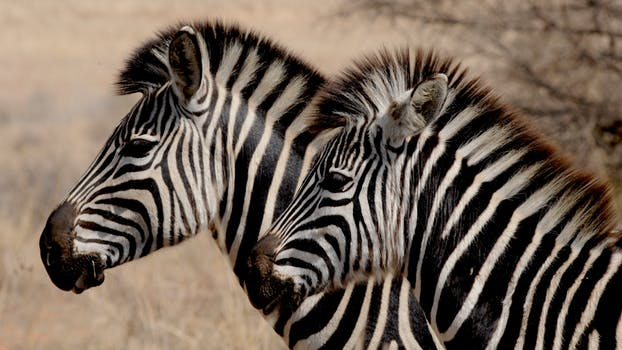
#> input picture 01/resources/zebras.jpg, 622 x 350 px
$ jupyter execute Assignment-1-Image-Processing-Basics.ipynb
#> lines starting #> are read from the running program, lines starting #| are printed output that depends on the picture
|First Name     |Last Name    |MtkNr.      |Due Date  |
|:-------------:|:-----------:|:----------:|:--------:|
| Elias    | Mindlberger | 12043382     | 11.11.2024, 16:00

<h1 style="color:rgb(150,100,10)">Computer Vision Course</h1>
<h2 style="color:rgb(150,100,10)">Assignment 1 – Image Processing Basics </h2>

<b>Authors:</b> O. Bimber, M. Abbass<br>
<b>Date:</b> 10-08-2024

<b>This file is part of the "Computer Vision Course 2024W" UE material.</b>

<h2 style="color:rgb(150,100,10)">Table of Contents</h2>
<ol>
    <a style="color:rgb(150,100,10)" href="#Low-pass-filtering"><li style="font-size:large;font-weight:bold">Low-pass filtering</li></a>
    <ol style="margin-bottom:15px">
        <a style="color:rgb(150,100,10)" href="#Apply-low-pass-filtering-in-the-spatial-domain"><li style="font-size:medium">Apply low-pass filtering in the spatial domain</li></a>
        <a style="color:rgb(150,100,10)" href="#Apply-low-pass-filtering-in-the-frequency-domain"><li style="font-size:medium">Apply low-pass filtering in the frequency domain</li></a>
    </ol>
    <a style="color:rgb(150,100,10)" href="#High-pass-filtering"><li style="font-size:large;font-weight:bold">High-pass filtering</li></a>
    <ol style="margin-bottom:15px">
        <a style="color:rgb(150,100,10)" href="#Apply-high-pass-filter-using-Laplacian"><li style="font-size:medium">Apply a high-pass filter using the Laplacian operator</li></a>
        <a style="color:rgb(150,100,10)" href="#Apply-high-pass-filter-using-image-subtraction"><li style="font-size:medium">Apply a high-pass filter using image subtraction</li></a>
    </ol>
    <a style="color:rgb(150,100,10)" href="#Deconvolution"><li style="font-size:large;font-weight:bold">Deconvolution</li></a>
    <ol style="margin-bottom:15px">
        <a style="color:rgb(150,100,10)" href="#Apply-deconvolution-as-division-in-frequency-domain"><li style="font-size:medium">Apply deconvolution by performing division in the frequency domain</li></a>
        <a style="color:rgb(150,100,10)" href="#Apply-deconvolution-with-Richardson-Lucy"><li style="font-size:medium">Apply deconvolution using the Richardson-Lucy algorithm</li></a>
    </ol>
</ol>

<h1 style="color:rgb(255,0,0)">Important Note</h1>
<b>In this assignment, you can use the default parameters in any built-in function unless specified otherwise</b>.

<b>All cells must be evaluated, and any unevaluated cell may lead to a loss of points, regardless of the correctness of the code.</b>

[cell 1]
# Import all packages needed in this notebook.
import numpy as np
import cv2 as cv
from matplotlib import pyplot as plt
from scipy.ndimage import convolve
from skimage import restoration
import os

if not os.path.exists('resources'): raise TypeError("Please create the resources folder and include all required files")

<a name="Low-pass-filtering"></a><h2> Low-pass filtering</h2>
In this asignment, we focus on one image, which is <i><b>zebras</b><i>, provided in the <i><b>resources</b><i> folder. We will now read the <i><b>zebras</b><i> image and then convert it to a grayscale image using the provided function <i><b>read_convert_Img</b><i>.

[cell 2]
def read_convert_Img(input_img):
#> called with input_img = 'resources/zebras.jpg'
    if type(input_img) != str:
        raise ValueError("input must be string)")
    img_Orig = cv.imread(input_img)
#> img_Orig is the input picture: shape (350, 622, 3); mean B, G, R 88.7, 101.3, 116
    if img_Orig.ndim != 3:
        raise ValueError("input image must have 3 channels)")
    img_Gray = np.mean(img_Orig, axis=2)
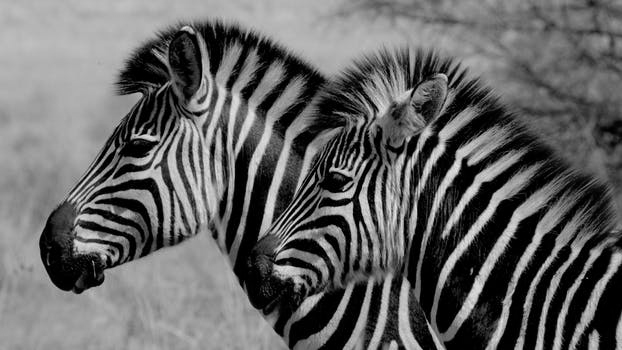
#> img_Gray: shape (350, 622) float64; min 0, max 234.3, mean 102
    return img_Gray

[cell 3]
img_Gray_Orig = read_convert_Img("resources/zebras.jpg")/255.0

plt.imshow(img_Gray_Orig, cmap='gray')
plt.title('Original grayscale image')
plt.show()

<a name="Apply-low-pass-filtering-in-the-spatial-domain"></a><h3>Apply low-pass filtering in the spatial domain</h3>

<b>Exercise 1.1. [8 Points]</b>

<b>Goal:</b> After reading the input image, we will define a Gaussian low-pass filter. Our goal is to filter out the high-frequency components. Therefore, we will apply the convolution operation between the input image and the defined Gaussian low-pass filter in the <i><b>spatial domain</b></i>. To clearly observe the effect of the low-pass filter, we will apply the convolution operation <i><b>sequentially several times</b></i>.

<b>Task</b>
<ul>
<li>Define the following Gaussian filter, as shown in the formula below, in a <i><b>NumPy</b><i> array.</li>
<li>Apply this filter on the grayscale <i><b>zebras</b><i> image from above to compute the convolution operation. <b>Repeat this operation <i>5</i> times sequentially, using the output from each step as the input for the next convolution</b> while keeping the kernel the same</b>.</li>
<li>Display both images: the original image, and the final resulting image after running all the convolution steps.</li>
</ul>
<p>
    \begin{equation}
        h_1 = \left(
        \begin{array}{rrr}
            1/16 & 1/8 & 1/16 \\
            1/8 & 1/4 & 1/8 \\
            1/16 & 1/8 & 1/16
        \end{array}\right)
    \end{equation}
</p>
<b>Hint</b>
<ul>
<li>Use the function <i><b>convolve</b><i> from <i><b>scipy.ndimage</b><i> library to compute the convolution operation.</li>
<li>You can use the <i><b>constant</b><i> mode for the convolution.</li>
</ul>

\begin{equation}
    h_1 = \left(
    \begin{array}{rrr}
        1/16 & 1/8 & 1/16 \\
        1/8 & 1/4 & 1/8 \\
        1/16 & 1/8 & 1/16
    \end{array}\right)
\end{equation}

[cell 4]
h_1 = np.array([
        [1/16, 1/8, 1/16],
        [1/8, 1/4, 1/8],
        [1/16, 1/8, 1/16]
    ])
filtered_img_1 = img_Gray_Orig.copy()
for _ in range(5): filtered_img_1 = convolve(filtered_img_1, h_1, mode='constant')
#> this loop made 5 passes
#> pass 2, `for _ in range(5): filtered_img_1 = convolve(filtered_img_1, h_1, mode..`:
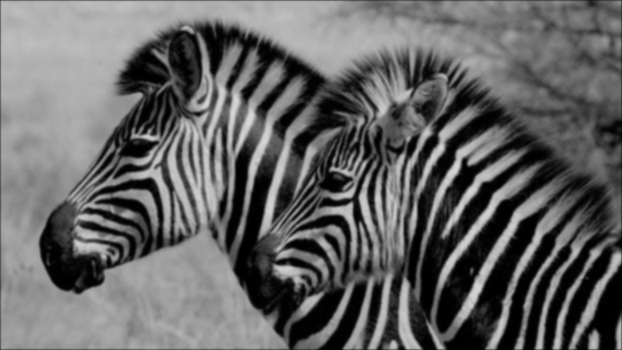
#> filtered_img_1: shape (350, 622) float64; min 0, max 0.854, mean 0.398
plt.figure(figsize=(10, 10))
plt.subplot(1, 2, 1)
plt.imshow(img_Gray_Orig, cmap='gray')
plt.title('Original grayscale image')
plt.subplot(1, 2, 2)
plt.imshow(filtered_img_1, cmap='gray')
plt.title('Filtered image')
plt.show()
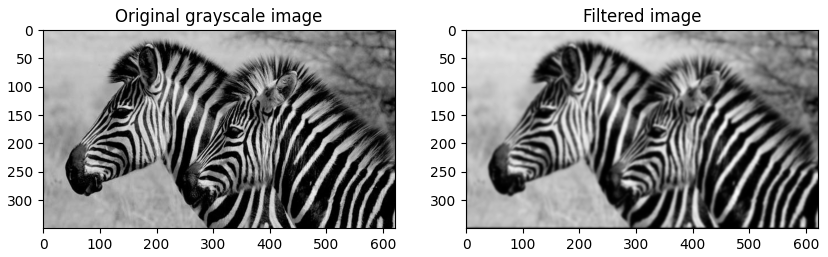
#> figure drawn by matplotlib, 2 panels

<a name="Apply-low-pass-filtering-in-the-frequency-domain"></a><h3>Apply low-pass filtering in the frequency domain</h3>

<b>Exercise 1.2. [5 Points]</b>

<b>Goal:</b> After computing the filtered image in the spatial domain, let's compute the filtered image in the frequency domain.

<b>Task</b>
<ul>
<li>Utilize the Fourier transform to convert the original input grayscale <i><b>zebras</b><i> image from the spatial domain to the frequency domain.</li>
<li>Shift (centre) all frequency components around zero.</li>
<li>Create a Gaussian filter in the frequency domain with a cutoff frequency of <b>40</b>.</li>
</ul>

<b>Hint</b>
<ul>
<li>Use the functions <i><b>fft2</b><i> and <i><b>fftshift</b><i> from the NumPy library to compute the frequency components and center all frequency components around zero, respectively.</li>
<li>Use the function <i><b>create_Gaussian</b><i> to create the Gaussian filter in the frequency domain.</li>
<li>The shape of the <i><b>created Gaussian filter</b><i> should be the same as the shape of the grayscale image <i>zebras<i>.</li>
</ul>

[cell 5]
def create_Gaussian(h :int, w: int, cutoff : int ):
#> called with h = 350, w = 622, cutoff = 40
    H = np.zeros((h,w), dtype=np.float32)
    for u in range(h):
        for v in range(w):
            D = np.sqrt((u-h/2)**2 + (v-w/2)**2)
            H[u,v] = np.exp(-D**2/(2*cutoff*cutoff))
    return H

[cell 6]
ffted = np.fft.fft2(img_Gray_Orig)                                      #  Compute the 2D Fourier transform of the image
ffted_shifted = np.fft.fftshift(ffted)                                  #  Shift the zero frequency component to the center
H_1 = create_Gaussian(img_Gray_Orig.shape[0], img_Gray_Orig.shape[1], 40) #  Create a Gaussian filter

<b>Exercise 1.3. [5 Points]</b>

<b>Goal:</b > Our goal is to compute the filtered image by multiplying the spectrum of the input image with the spectrum of the Gaussian filter we created.

<b>Task</b>
<ul>
<li>Compute the multiplication between the spectrum of <i><b>zebras</b><i> image and the spectrum of the Gaussian filter you created.</li>
</ul>

[cell 7]
fft_filtered_1 = ffted_shifted * H_1

<b>Exercise 1.4. [6 Points]</b>

<b>Goal:</b> In this exercise, we aim to demonstrate the effect of low-pass filtering in the frequency domain by presenting all relevant results.

<b>Task</b>
<ul>
<li>Display the spectrum of the <i>(zebras)<i> image <b>before centering the components at zero</b>.</li>
<li>Display the spectrum of the <i>(zebras)<i> image <b>after centering the components at zero</b>.</li>
<li>Display the spectrum of the created Gaussian filter.</li>
<li>Display the result of the multiplication from <b>Exercise 1.3</b>.</li>
<li><span style="color:red">To draw the spectrum, you need to calculate the absolute value, followed by the <b>natural logarithm</b></span>.</li>
</ul>

[cell 8]
eps = 1e-6
plt.figure(figsize=(10, 10))
plt.subplot(2, 2, 1)
plt.imshow(np.log(eps+np.abs(ffted)), cmap='gray')            #  We add a small constant to avoid a log(0) for numerical stability
plt.title('Non-centred spectrum of the original image')
plt.subplot(2, 2, 2)
plt.imshow(np.log(eps+np.abs(ffted_shifted)), cmap='gray')
plt.title('Spectrum of the original image')
plt.subplot(2, 2, 3)
plt.imshow(np.log(eps+np.abs(H_1)), cmap='gray')
plt.title('Spectrum of the Gaussian filter')
plt.subplot(2, 2, 4)
plt.imshow(np.log(eps+np.abs(fft_filtered_1)), cmap='gray')
plt.title('Filtered image')
plt.show()
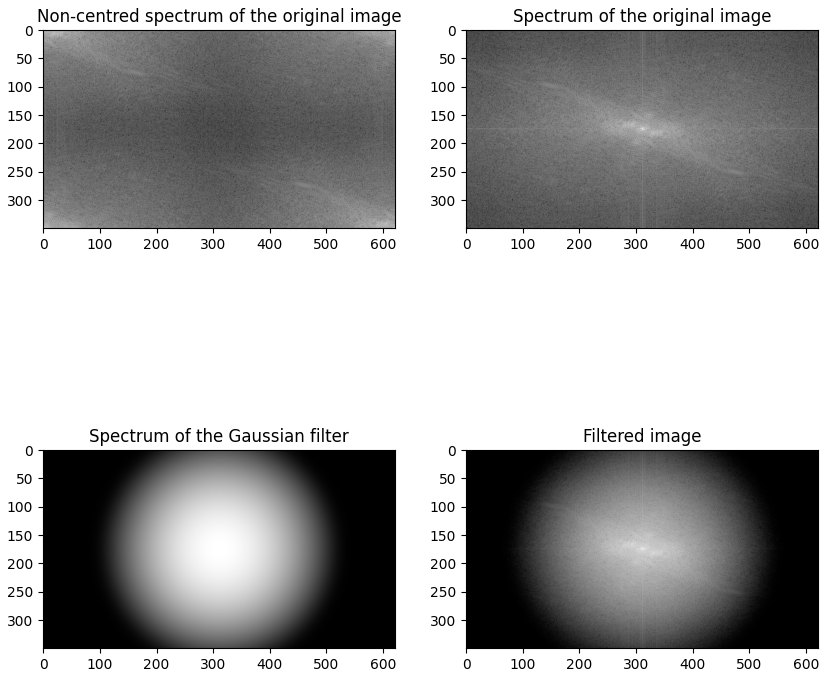
#> figure drawn by matplotlib, 4 panels

<b>Exercise 1.5. [5 Points]</b>

<b>Goal:</b> We need to display the filtered image in the spatial domain. Therefore, let's convert the spectrum back to the spatial domain.

<b>Task</b>
<ul>
<li>Compute the inverse Fourier transformation of <i><b>Exercise 1.3.</b><i> to transform the spectrum to the spatial domain.</li>
<li>Display the resulting image.</li>
</ul>

<b>Hint</b>
<ul>
<li>Use the function <i><b>ifftshift</b><i> to move all values back to their original locations.</li>
<li>Use the function <i><b>ifft2</b><i> to compute the spatial components from the spectrum.</li>
</ul>

[cell 9]
inverse_filtered_img_1 = np.abs(np.fft.ifft2(np.fft.ifftshift(fft_filtered_1)))
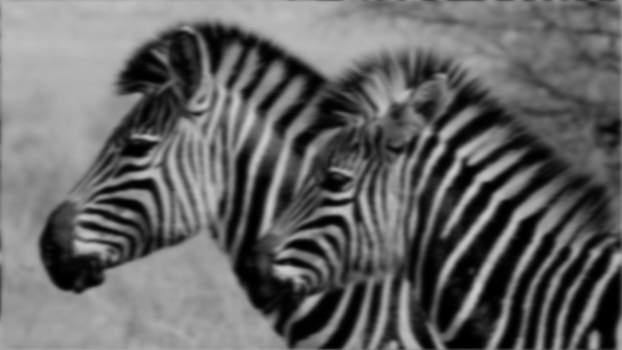
#> inverse_filtered_img_1: shape (350, 622) float64; min 0.000233, max 0.799, mean 0.4
plt.figure(figsize=(10, 10))
plt.subplot(1, 2, 1)
plt.imshow(img_Gray_Orig, cmap='gray')
plt.title('Original grayscale image')
plt.subplot(1, 2, 2)
plt.imshow(inverse_filtered_img_1, cmap='gray')
plt.title('Inverse filtered image')
plt.show()

<b>Exercise 1.6. [5 Points]</b>

<b>Goal:</b> Now, let's adjust the cutoff frequency by selecting a smaller value.

<b>Task</b>
<ul>
<li>Repeat  <b>Exercises 1.2, 1.3, 1.4, and 1.5</b> with a cutoff frequency of <b>10</b>.</li>
</ul>

[cell 10]
H = create_Gaussian(img_Gray_Orig.shape[0], img_Gray_Orig.shape[1], 10) #  Create a Gaussian filter

[cell 11]
fft_filtered = ffted_shifted * H

[cell 12]
plt.figure(figsize=(10, 10))
plt.subplot(2, 2, 1)
plt.imshow(np.log(eps+np.abs(ffted)), cmap='gray')            #  We add a small constant to avoid a log(0) for numerical stability
plt.title('Non-centred spectrum of the original image')
plt.subplot(2, 2, 2)
plt.imshow(np.log(eps+np.abs(ffted_shifted)), cmap='gray')
plt.title('Spectrum of the original image')
plt.subplot(2, 2, 3)
plt.imshow(np.log(eps+np.abs(H)), cmap='gray')
plt.title('Spectrum of the Gaussian filter')
plt.subplot(2, 2, 4)
plt.imshow(np.log(eps+np.abs(fft_filtered)), cmap='gray')
plt.title('Filtered image')
plt.show()
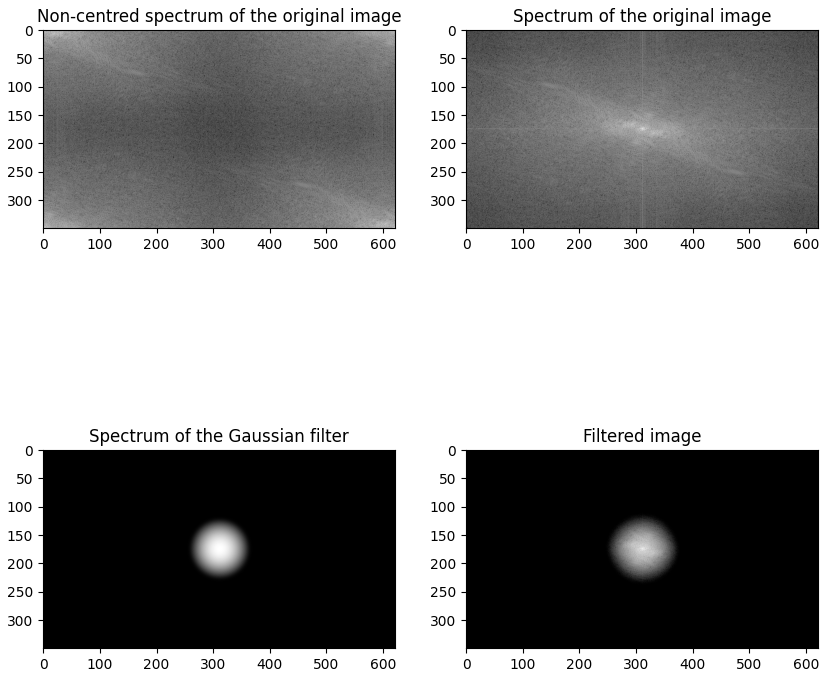
#> figure drawn by matplotlib, 4 panels

[cell 13]
inverse_filtered_img = np.abs(np.fft.ifft2(np.fft.ifftshift(fft_filtered)))
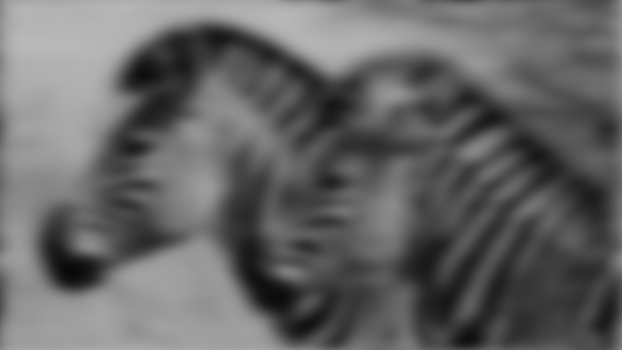
#> inverse_filtered_img: shape (350, 622) float64; min 0.0357, max 0.729, mean 0.4
plt.figure(figsize=(10, 10))
plt.subplot(1, 2, 1)
plt.imshow(img_Gray_Orig, cmap='gray')
plt.title('Original grayscale image')
plt.subplot(1, 2, 2)
plt.imshow(inverse_filtered_img, cmap='gray')
plt.title('Inverse filtered image')
plt.show()

<b>Exercise 1.7. [3 Points]</b>

<b>Goal:</b> Here, let's write our observation regarding the differences between cutoff frequency values.

<b>Question</b>
<ul>
<li>Briefly, in 2 lines, explain the difference between the results at cutoff frequencies <b>10</b>, and <b>40</b>.</li>
</ul>

The explanation goes here:
### Explanation
At a cutoff frequency of 10, the filter removes more high-frequency components, resulting in a smoother image with less detail. At a cutoff frequency of 40, more high-frequency components are retained, preserving more details and edges in the image.

<b>Exercise 1.8. [3 Points]</b>

<b>Question</b>
<ul>
<li>What are the potential advantages of performing convolution in the frequency domain (i.e., multiplication) compared to convolution in the spatial domain (i.e., filtering)?</li>
</ul>

The explanation goes here:
### Explanation
Performing convolution in the frequency domain is computationally more efficient than in the spatial domain. It allows for faster processing of large images and filters, as the convolution operation is reduced to a simple element-wise multiplication in the frequency domain. I.e. direct convolution uses O(n^2m^2) operations, while frequency domain convolution uses O(n^2 log n) operations.

<a name="High-pass-filtering"></a><h2>High-pass filtering</h2>

<a name="Apply-high-pass-filter-using-Laplacian"></a><h3>Apply a high-pass filter using the Laplacian operator</h3>

<b>Exercise 2.1. [10 Points]</b>

<b>Goal:</b> Instead of extracting low-frequency components with a low-pass filter, we will define a high-pass Laplacian filter and apply it using convolution in the spatial domain.

<b>Task</b>
<ul>
<li>Define the following $3 \times 3$ Laplacian filter, as shown in the formula below, in a <i><b>NumPy</b><i> array.</li>
<li>Apply this filter to the grayscale <i><b>zebras</b></i> image from above using convolution in the spatial domain.</li>
<li>Display both images: the original image, and the resulting image after the convolution step.</li>
</ul>
<p>
        \begin{equation}h_2 = \left(
            \begin{array}{rrr}
                0 & -1 & 0 \\
                -1 & 4 & -1 \\
                0 & -1 & 0
            \end{array}\right)
        \end{equation}
</p>

<b>Hint</b>
<ul>
<li>Use the function <i><b>convolve</b><i> from the <i><b>scipy.ndimage</b><i> library to perform the convolution operation.</li>
</ul>

\begin{align*}
    h_2 = \left(
    \begin{array}{rrr}
        0 & -1 & 0 \\
        -1 & 4 & -1 \\
        0 & -1 & 0
    \end{array}\right)
\end{align*}

[cell 14]
h_2 = np.array([
        [0, -1, 0],
        [-1, 4, -1],
        [0, -1, 0]
    ])
filtered_img_2 = img_Gray_Orig.copy()
filtered_img_2 = convolve(filtered_img_2, h_2, mode='constant')
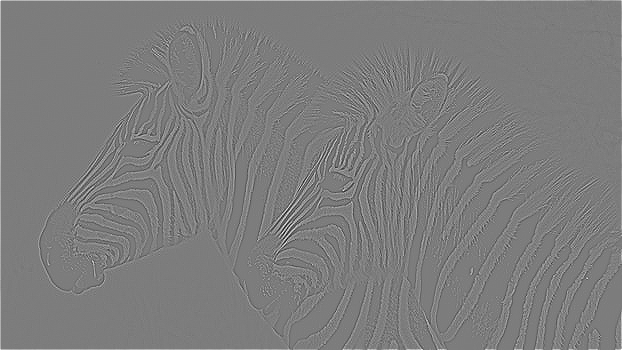
#> filtered_img_2: shape (350, 622) float64; min -1.51, max 1.57, mean 0.0045; drawn with min black and max white
plt.figure(figsize=(10, 10))
plt.subplot(1, 2, 1)
plt.imshow(img_Gray_Orig, cmap='gray')
plt.title('Original grayscale image')
plt.subplot(1, 2, 2)
plt.imshow(filtered_img_2, cmap='gray')
plt.title('Filtered image')
plt.show()

<a name="Apply-high-pass-filter-using-image-subtraction"></a><h3>Apply a high-pass filter using image subtraction</h3>

<b>Exercise 2.2. [10 Points]</b>

<b>Goal:</b> Let's extract the high-frequency components by subtracting the Gaussian-filtered image from the original input image.

<b>Task</b>
<ul>
<li>Subtract the result of the Gaussian-filtered image in <b>Exercise 1.1</b> from the original input grayscale <i><b>zebras</b></i> image.</li>
<li>Display the result of this subtraction.</li>
</ul>

<b>Hint</b>
<ul>
<li>You can use the final result from <b>Exercise 1.1</b> after the five convolution iterations.</li>
</ul>

[cell 15]
subtraced_img = img_Gray_Orig - filtered_img_1
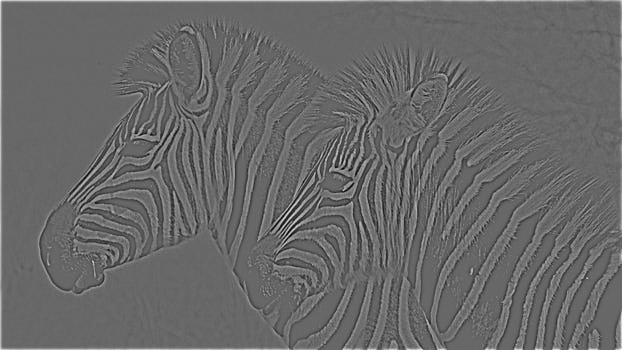
#> subtraced_img: shape (350, 622) float64; min -0.424, max 0.616, mean 0.00383; drawn with min black and max white
plt.figure(figsize=(10, 10))
plt.subplot(1, 2, 1)
plt.imshow(img_Gray_Orig, cmap='gray')
plt.title('Original grayscale image')
plt.subplot(1, 2, 2)
plt.imshow(subtraced_img, cmap='gray')
plt.title('Subtracted image')
plt.show()

<b>Exercise 2.3. [7 Points]</b>

<b>Goal:</b> Let's add the high-frequency components back to the Gaussian-filtered image from <b>Exercise 2.2</b>.

<b>Task</b>
<ul>
<li>Perform an additional operation between the result of <b>Exercise 2.2 (Subtracted image)</b> and the Gaussian-filtered image from <b>Exercise 1.1</b>.</li>
<li>Display the result of this operation.</li>
</ul>

<b>Hint</b>
<ul>
<li>You can use the final result from <b>Exercise 1.1</b> after five convolution iterations as well.</li>
</ul>

[cell 16]
# img_sharp = img_lowpass + img_high_freq
additive_img = filtered_img_1 + subtraced_img
plt.figure(figsize=(10, 10))
plt.subplot(1, 2, 1)
plt.imshow(img_Gray_Orig, cmap='gray')
plt.title('Original grayscale image')
plt.subplot(1, 2, 2)
plt.imshow(additive_img, cmap='gray')
plt.title('Additive image')
plt.show()

<b>Exercise 2.4. [3 Points]</b>

<b>Question</b>
<ul>
<li>What do the results of <i><b>Exercise 2.1</b></i> and <i><b>Exercise 2.2</b></i> have in common in principle?</li>
</ul>

### Explanation
In exercise 2.1 we are applying a high-pass filter to the image, which extracts the high-frequency components. We can do the same by subtracting the low-pass filtered image from the original image. Both methods extract the high-frequency components from the image. In 2.2., we are adding the high-frequency components back to the image and receive the original image.

<a name="Deconvolution"></a><h2> Deconvolution</h2>

<a name="Apply-deconvolution-as-division-in-frequency-domain"></a><h3>Apply deconvolution by performing division in the frequency domain</h3>

<b>Exercise 3.1. [12 Points]</b>

<b>Goal:</b> The goal here is to recover the original input <i><b>zebras</b><i> image by implementing deconvolution in the frequency domain using division instead of multiplication.

<b>Task</b>
<ul>
<li>Use the result from <b>Exercise 1.5</b> by converting the image from the spatial domain to the frequency domain. Also, you need to shift the frequency components around the zero value.</li>
<li>Then, divide this spectrum by the spectrum of the Gaussian filter created in <b>Exercise 1.2</b> with a cutoff frequency of <i><b>40</b><i>. </li>
<li>After the division, compute the inverse Fourier transform of this result to convert from the frequency domain back to the spatial domain.</li>
<li>Display the resulting image.</li>
</ul>
<b>Hint</b>
<ul>
<li>Before computing the inverse Fourier transform, Use the inverse Fourier shift function <i><b>ifftshift</b><i> from the <i><b>NumPy</b><i> library to move all components back to their original locations.</li>
</ul>

[cell 17]
ffted = np.fft.fft2(inverse_filtered_img_1)
ffted_shifted = np.fft.fftshift(ffted)
divided_spectrum = ffted_shifted / H_1
divided_img = np.abs(np.fft.ifft2(np.fft.ifftshift(divided_spectrum)))
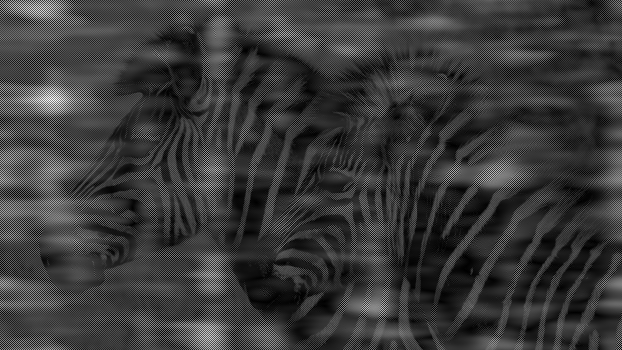
#> divided_img: shape (350, 622) float64; min 0.000398, max 2.79, mean 0.631; drawn with min black and max white
plt.figure(figsize=(10, 10))
plt.subplot(1, 2, 1)
plt.imshow(img_Gray_Orig, cmap='gray')
plt.title('Original grayscale image')
plt.subplot(1, 2, 2)
plt.imshow(divided_img, cmap='gray')
plt.title('Divided image')
plt.show()
#> (the rest of the program and of its run is left out)
